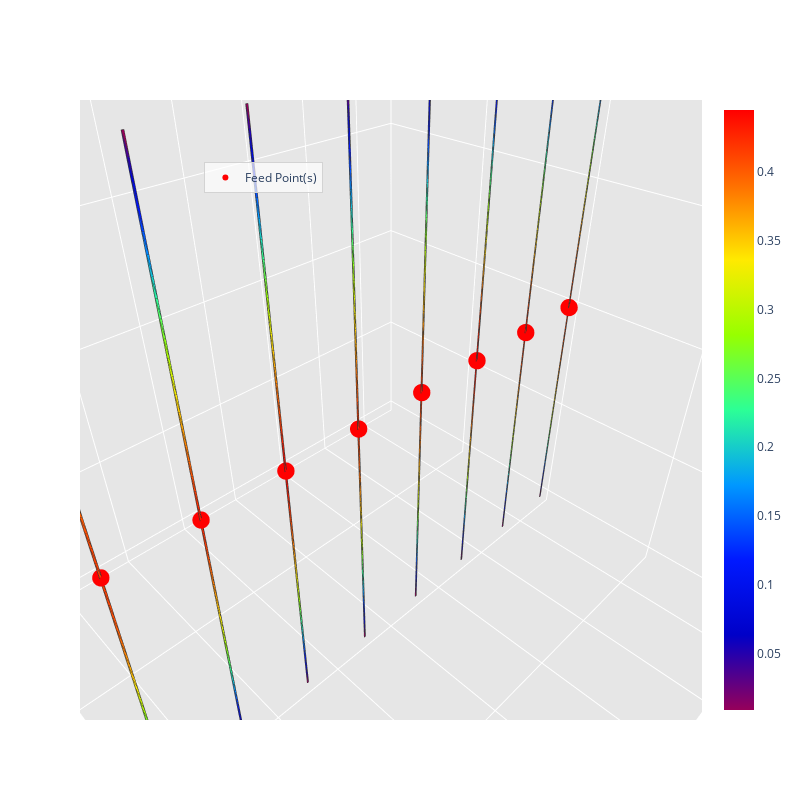

Notebook cell for this chart:
### Code cell
# Mesure du temps de début
start_time = time.time()

feed_point = np.array([[-3.5, 0, 0],
                      [-2.5, 0, 0],
                      [-1.5, 0, 0],
                      [-0.5, 0, 0],
                      [0.5, 0, 0],
                      [1.5, 0, 0],
                      [2.5, 0, 0],
                      [3.5, 0, 0]])
frequency = 75e6

radiation_algorithm(filename_mesh, frequency, feed_point, simulate_array_antenna=True)

elapsed_time = time.time() - start_time
print(f"Temps écoulé pour le traitement de l'antenne étudiée : {elapsed_time:.6f} secondes")
print('\n')

### Figure 1 — Plotly figure (JSON) as saved in the notebook; plotly's stock layout.template omitted (floating-point values rounded to 4 significant figures; data arrays with more than 128 entries replaced by an {"elided": "..."} marker saying what was removed)
{"data": [{"facecolor": {"elided": "640 str values"}, "i": {"elided": "640 int values"}, "j": {"elided": "640 int values"}, "k": {"elided": "640 int values"}, "name": "", "type": "mesh3d", "x": {"elided": "656 float values"}, "y": {"elided": "656 float values"}, "z": {"elided": "656 float values"}}, {"line": {"color": "rgb(50, 50, 50)", "width": 1.5}, "mode": "lines", "showlegend": false, "type": "scatter3d", "x": {"elided": "3200 float values"}, "y": {"elided": "3200 int values"}, "z": {"elided": "3200 float values"}}, {"hoverinfo": "none", "marker": {"color": [0.009389, 0.4447], "colorscale": [[0, "rgb(150, 0, 90)"], [0.125, "rgb(0, 0, 200)"], [0.25, "rgb(0, 25, 255)"], [0.375, "rgb(0, 152, 255)"], [0.5, "rgb(44, 255, 150)"], [0.625, "rgb(151, 255, 0)"], [0.75, "rgb(255, 234, 0)"], [0.875, "rgb(255, 111, 0)"], [1, "rgb(255, 0, 0)"]], "showscale": true, "size": 0.1}, "mode": "markers", "showlegend": false, "type": "scatter3d", "x": [-3.51], "y": [0.0], "z": [-1.0]}, {"marker": {"color": "red", "size": 6, "symbol": "circle"}, "mode": "markers+text", "name": "Feed Point(s)", "type": "scatter3d", "x": [-3.5, -2.5, -1.5, -0.5, 0.5, 1.5, 2.5, 3.5], "y": [0.0, 0.0, 0.0, 0.0, 0.0, 0.0, 0.0, 0.0], "z": [0.0, 0.0, 0.0, 0.0, 0.0, 0.0, 0.0, 0.0]}], "layout": {"height": 800, "legend": {"bgcolor": "rgba(255,255,255,0.7)", "bordercolor": "lightgray", "borderwidth": 1, "x": 0.2, "xanchor": "left", "y": 0.9, "yanchor": "top"}, "scene": {"aspectratio": {"x": 1, "y": 0, "z": 0.3}, "camera": {"eye": {"x": 0.65, "y": 0.65, "z": 0.65}}, "xaxis": {"backgroundcolor": "rgb(230, 230, 230)", "gridcolor": "rgb(255, 255, 255)", "showbackground": true, "zerolinecolor": "rgb(255, 255, 255)"}, "yaxis": {"backgroundcolor": "rgb(230, 230, 230)", "gridcolor": "rgb(255, 255, 255)", "showbackground": true, "zerolinecolor": "rgb(255, 255, 255)"}, "zaxis": {"backgroundcolor": "rgb(230, 230, 230)", "gridcolor": "rgb(255, 255, 255)", "showbackground": true, "zerolinecolor": "rgb(255, 255, 255)"}}, "title": {"text": ""}, "width": 800}}
